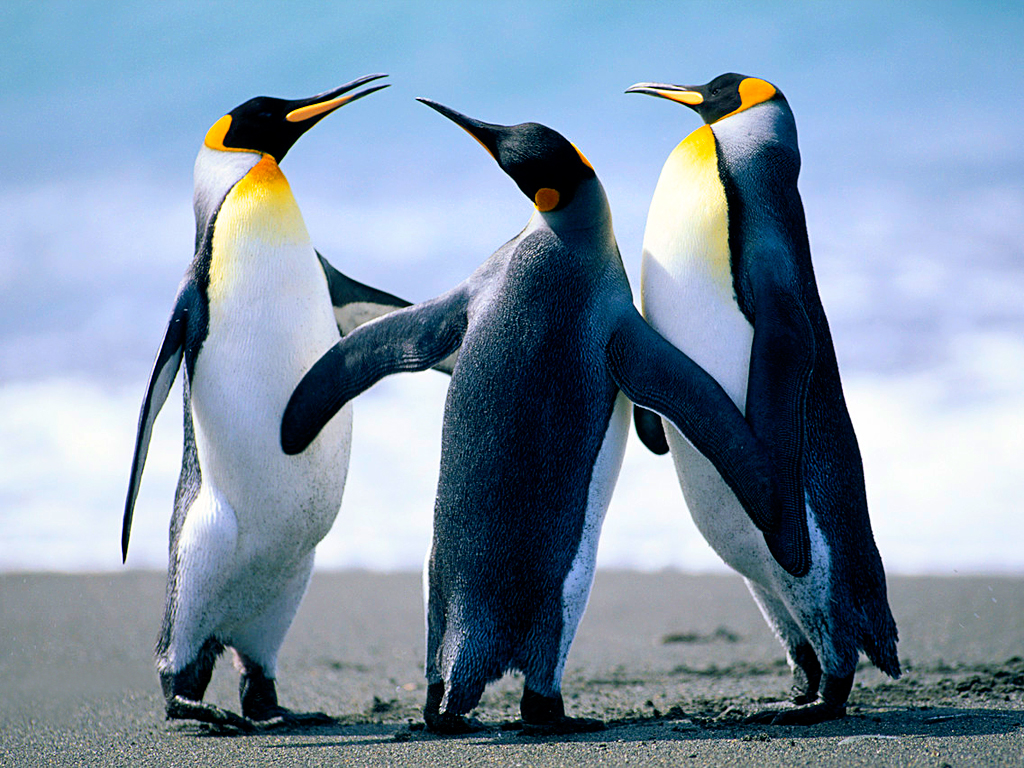
#> input picture TH/Chapter02/ChimCanhCut.jpg, 1024 x 768 px, given in place of the camera
$ python 1_3_Trackbar_HSV.py
#> lines starting #> are read from the running program, lines starting #| are printed output that depends on the picture; after the words box and inside, x2 and y2 are one past the last pixel; in counts of white or black regions, pixels touching at a corner belong together
import cv2
import numpy as np

def nothing(x):
    pass

cap = cv2.VideoCapture(0)

cv2.namedWindow("Tracking")

cv2.resizeWindow("Tracking", 500, 400)

cv2.createTrackbar("Low_H", "Tracking", 0, 180, nothing)
#> slider 'Low_H' is set to 36
cv2.createTrackbar("Low_S", "Tracking", 0, 255, nothing)
#> slider 'Low_S' is set to 51
cv2.createTrackbar("Low_V", "Tracking", 0, 255, nothing)
#> slider 'Low_V' is set to 51

cv2.createTrackbar("High_H", "Tracking", 180, 180, nothing)
cv2.createTrackbar("High_S", "Tracking", 255, 255, nothing)
cv2.createTrackbar("High_V", "Tracking", 255, 255, nothing)

while True:
    ret, img = cap.read()
#> img is the input picture: shape (768, 1024, 3); mean B, G, R 168.1, 148, 127.8

    hsv = cv2.cvtColor(img, cv2.COLOR_BGR2HSV)
#> hsv: shape (768, 1024, 3); mean H, S, V 101.1, 98.1, 171.3

    l_h = cv2.getTrackbarPos("Low_H", "Tracking")
    l_s = cv2.getTrackbarPos("Low_S", "Tracking")
    l_v = cv2.getTrackbarPos("Low_V", "Tracking")

    h_h = cv2.getTrackbarPos("High_H", "Tracking")
    h_s = cv2.getTrackbarPos("High_S", "Tracking")
    h_v = cv2.getTrackbarPos("High_V", "Tracking")

    l_hsv = np.array([l_h, l_s, l_v])
    h_hsv = np.array([h_h, h_s, h_v])

    mask = cv2.inRange(hsv, l_hsv, h_hsv)
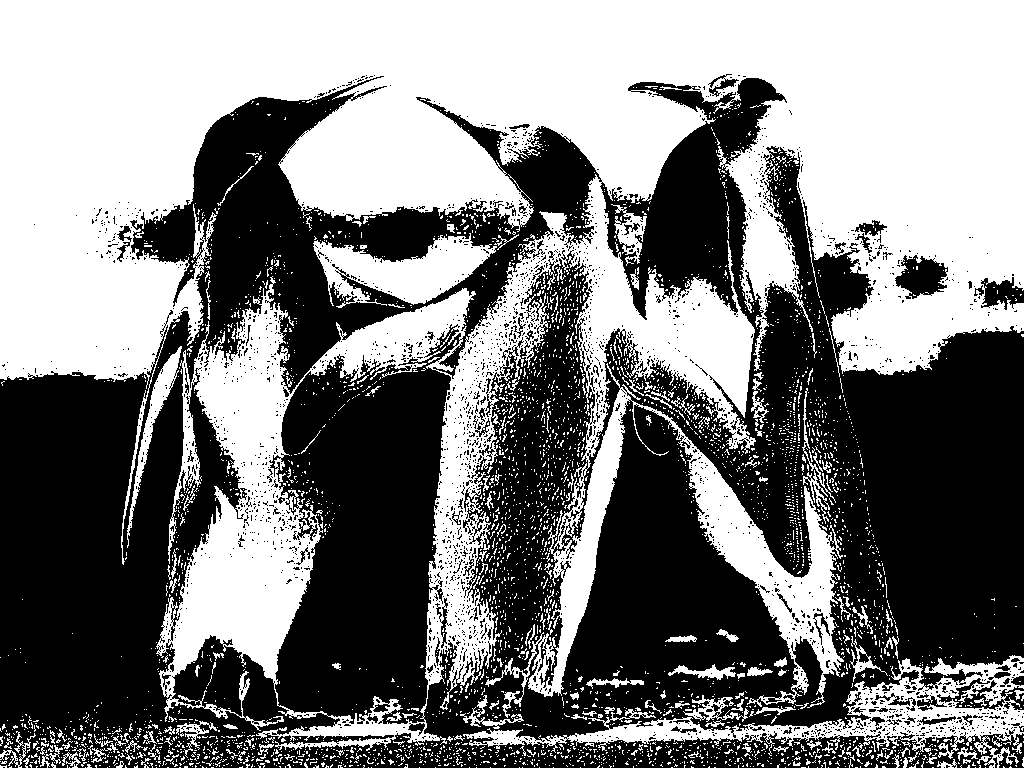
#> mask: shape (768, 1024); 49.2% white; 3912 white regions (3721 under 20 px), largest, box (x1, y1, x2, y2) and area: (0, 0, 1024, 751) 340626, (463, 655, 1024, 759) 13139, (313, 233, 497, 308) 6836

    res = cv2.bitwise_and(img, img, mask=mask)
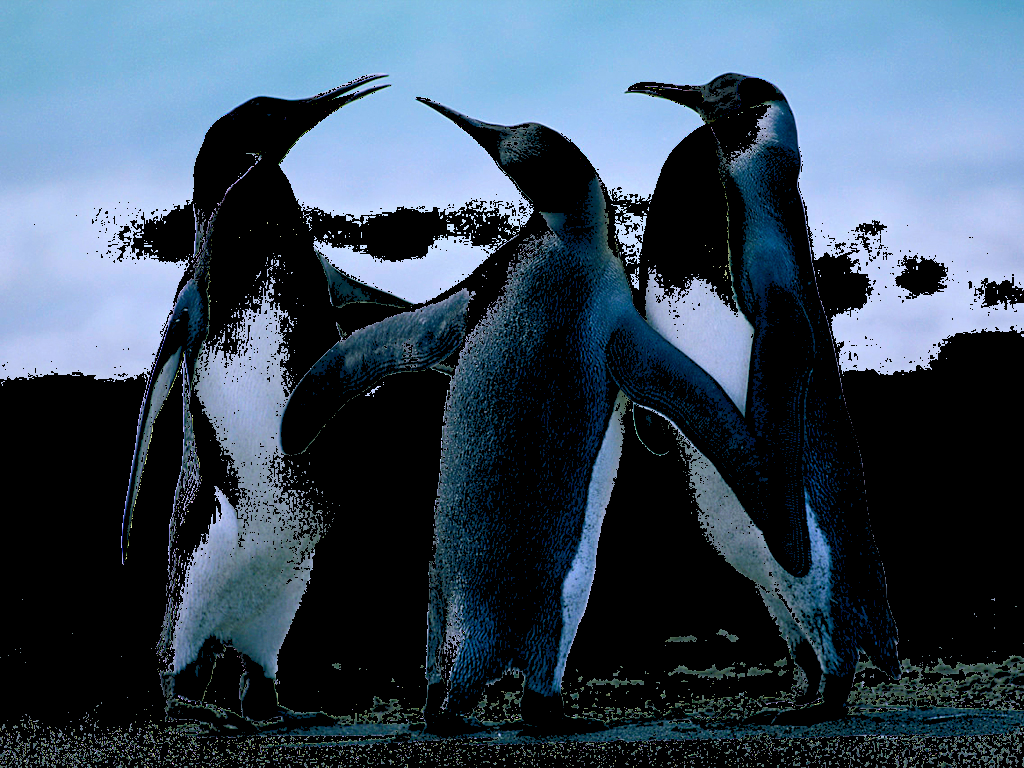
#> res: shape (768, 1024, 3); mean B, G, R 92.8, 75.9, 58.8

    #cv2.imshow("frame", img)
    cv2.imshow("mask", mask)
    cv2.imshow("res", res)

    key = cv2.waitKey(1)
#> (key Esc is pressed here)
    if key == 27:
        break

cv2.destroyAllWindows()

$ run again, on TH/Chapter02/Lighthouse1.jpg
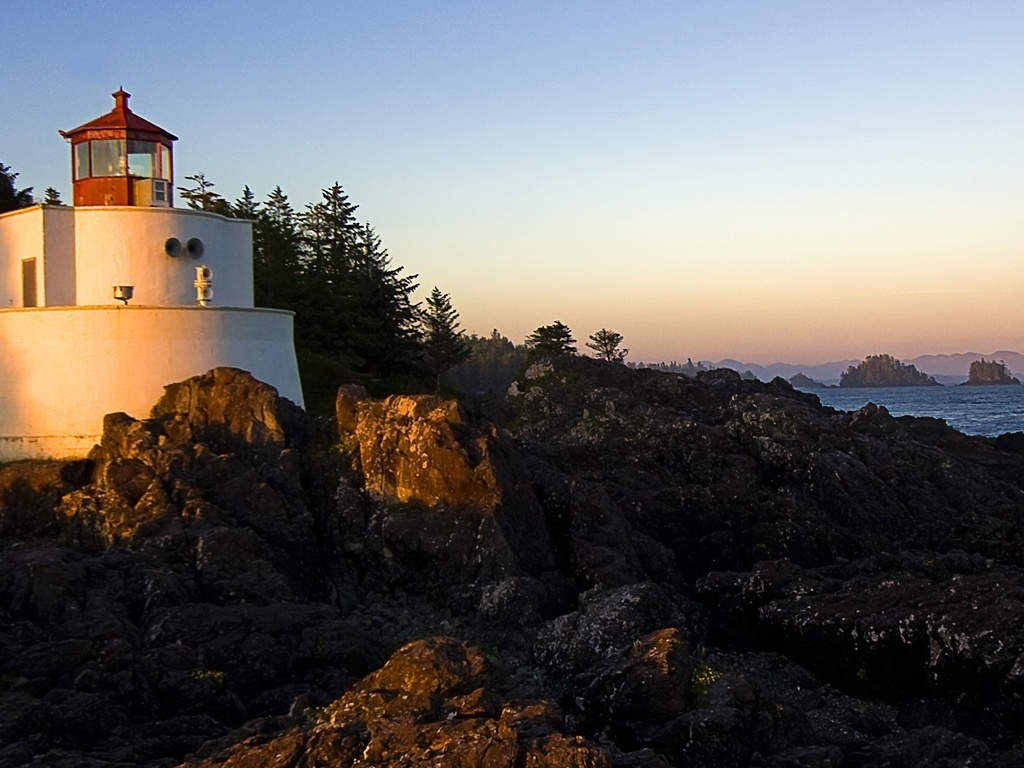
#> input picture TH/Chapter02/Lighthouse1.jpg, 1024 x 768 px, given in place of the camera
#> img is the input picture: shape (768, 1024, 3); mean B, G, R 98.6, 100.9, 104.2
#> hsv: shape (768, 1024, 3); mean H, S, V 70.6, 76.7, 116.9
#> `mask = cv2.inRange(hsv, l_hsv, h_hsv)`:
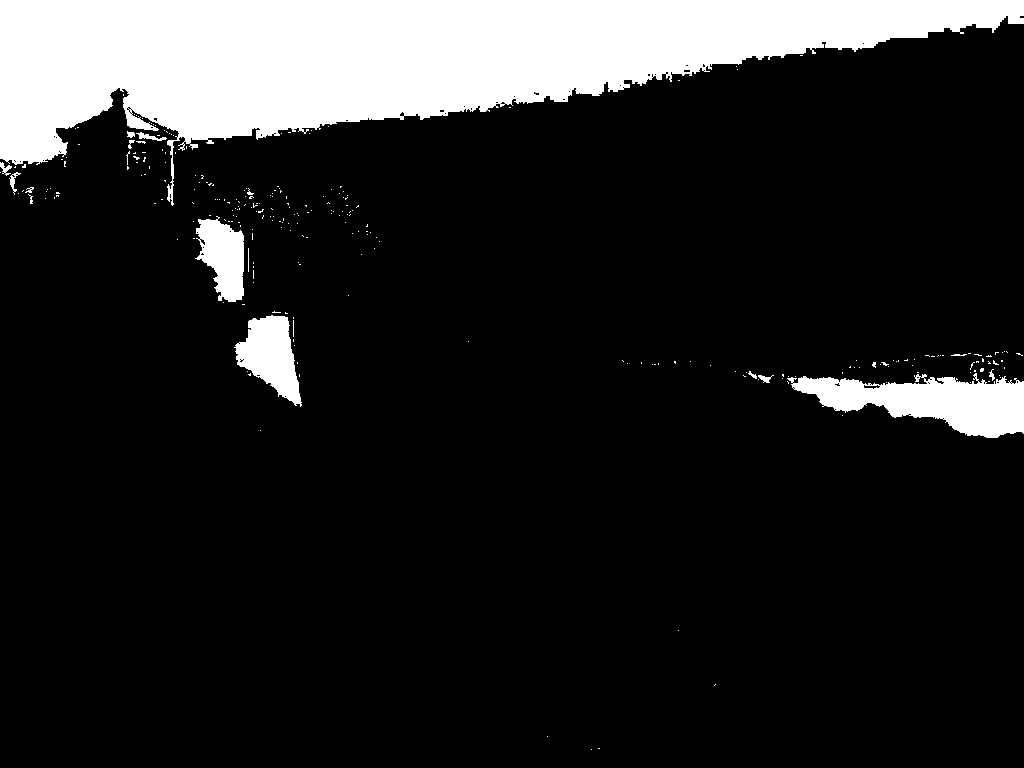
#> mask: shape (768, 1024); 14.3% white; 272 white regions (255 under 20 px), largest, box (x1, y1, x2, y2) and area: (0, 0, 1024, 206) 96709, (787, 373, 1024, 438) 8407, (234, 315, 302, 407) 3491
#> `res = cv2.bitwise_and(img, img, mask=mask)`:
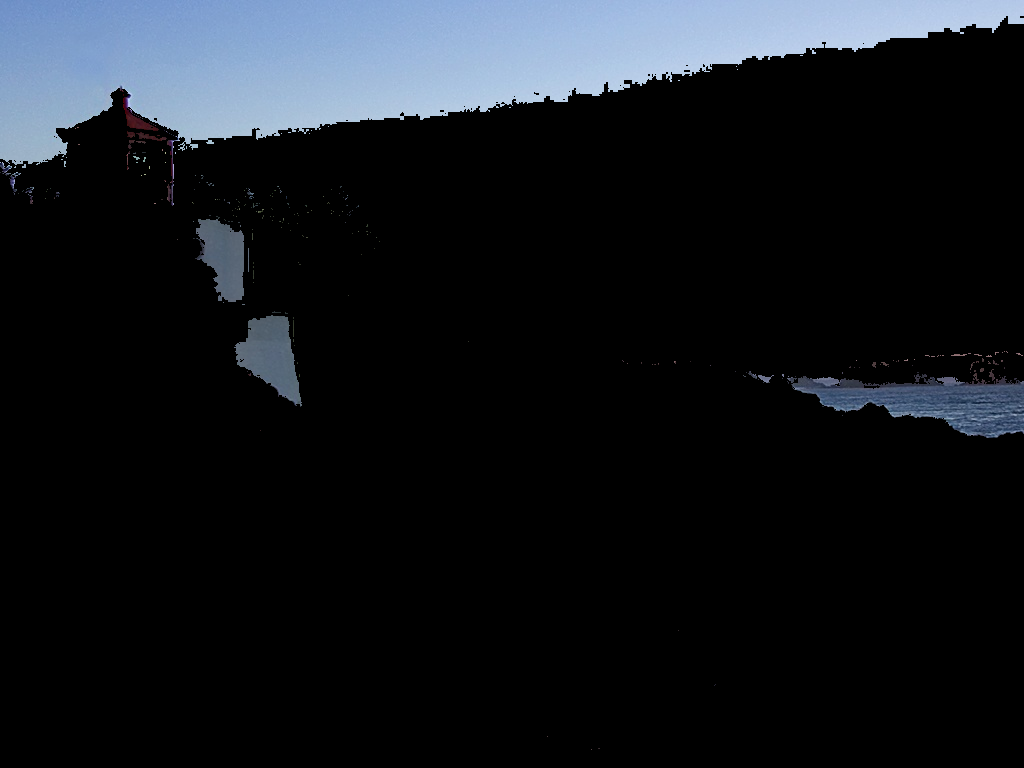
#> res: shape (768, 1024, 3); mean B, G, R 28.9, 24.1, 20.6
